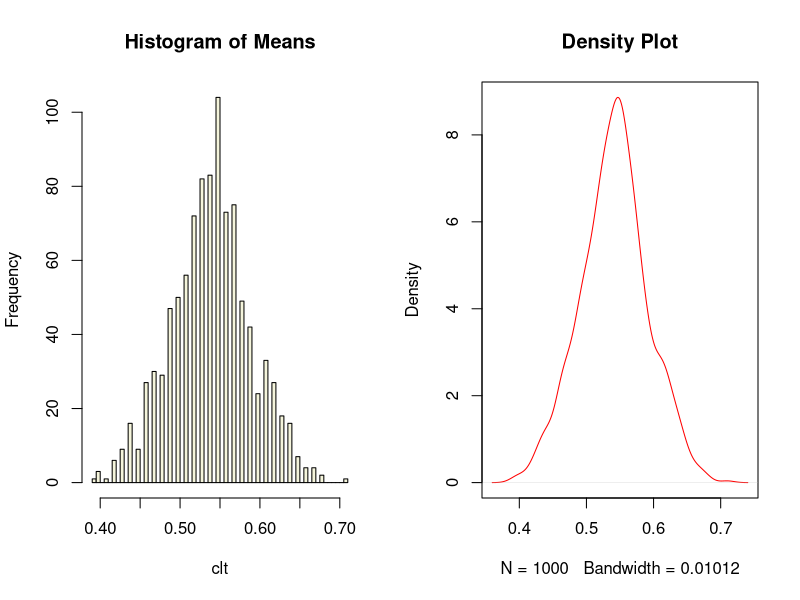

Here is the R script that generated this plot:
# Central limit theorem simulation 
set.seed(0) 

# Create an empty vector
clt <- NULL 

# Sample size for each sample
n <- 100

# Population - Uniform distribution
p <- rbinom(50, 1, 0.5)

# Number of sample means to take
n_means <- 1000

# Calculate 
for (i in 1:n_means) {
  clt = c(clt, mean(sample(p, n, replace = T)))
}

# Visualize the simulation result
par(mfrow=c(1,2))
hist(clt, breaks = 50, main = 'Histogram of Means', col = 'beige')
plot(density(clt), main = 'Density Plot', col = 'red')
